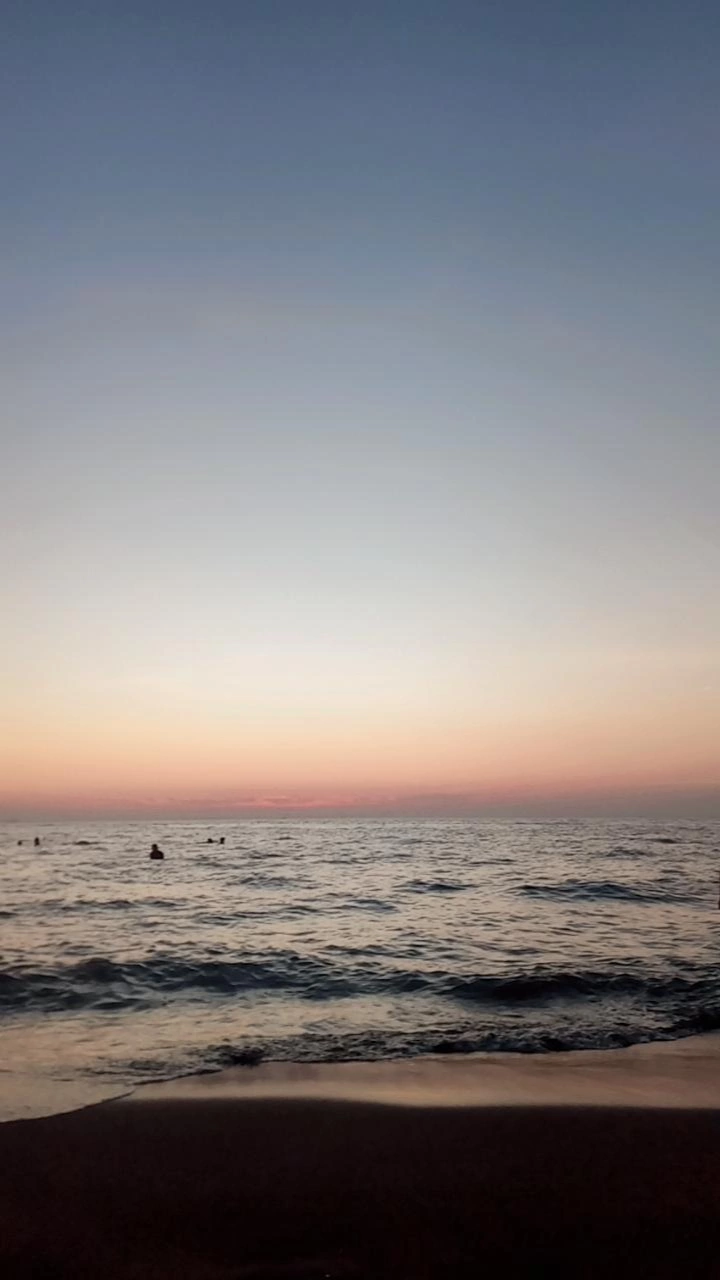
#> input picture example.jpg, 720 x 1280 px
$ python image_manipulation.py
#> lines starting #> are read from the running program, lines starting #| are printed output that depends on the picture
from PIL import Image, ImageFilter, ImageEnhance

def manipulate_image(input_path, output_path):
#> called with input_path = 'example.jpg', output_path = 'result.jpg'
    try:
        # Memuat gambar
        image = Image.open(input_path)
#> image is the input picture: PIL image 720x1280 RGB; mean R, G, B 127.7, 124, 126.1
        print("✅ Gambar berhasil dimuat")

        # Operasi Cropping dengan validasi ukuran
        if image.width > 200 and image.height > 200:
            cropped_image = image.crop((10, 10, 200, 200))
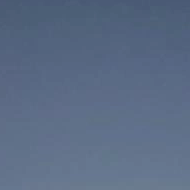
#> cropped_image: PIL image 190x190 RGB; mean R, G, B 90.8, 107.2, 132.5
            cropped_image.save('cropped_' + output_path)
            print("✅ Cropping berhasil")
        else:
            raise ValueError("Gambar terlalu kecil untuk di-crop ke ukuran 200x200")

        # Operasi Resizing dengan rasio aspek yang dipertahankan
        resized_image = cropped_image.resize((100, 100), Image.Resampling.LANCZOS)
        resized_image.save('resized_' + output_path)
        print("✅ Resizing berhasil")

        # Operasi Filtering
        filtered_image = resized_image.filter(ImageFilter.BLUR)
        filtered_image.save('filtered_' + output_path)
        print("✅ Filtering berhasil")

        # Operasi Pengaturan Kecerahan
        enhancer = ImageEnhance.Brightness(filtered_image)
        bright_image = enhancer.enhance(1.5)
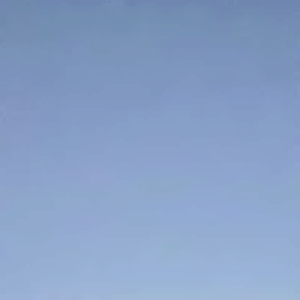
#> bright_image: PIL image 100x100 RGB (shown 3 times larger); mean R, G, B 136, 160.6, 198.6
        bright_image.save('bright_' + output_path)
        print("✅ Pengaturan kecerahan berhasil")

        # Operasi Penggabungan Gambar
        combined_image = Image.blend(filtered_image, bright_image, alpha=0.5)
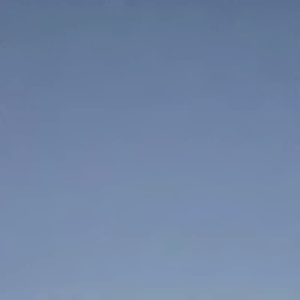
#> combined_image: PIL image 100x100 RGB (shown 3 times larger); mean R, G, B 113.2, 133.6, 165.3
        combined_image.save('combined_' + output_path)
        print("✅ Penggabungan gambar berhasil")

    except Exception as e:
        print(f"❌ Terjadi kesalahan: {e}")

if __name__ == "__main__":
    manipulate_image('example.jpg', 'result.jpg')
